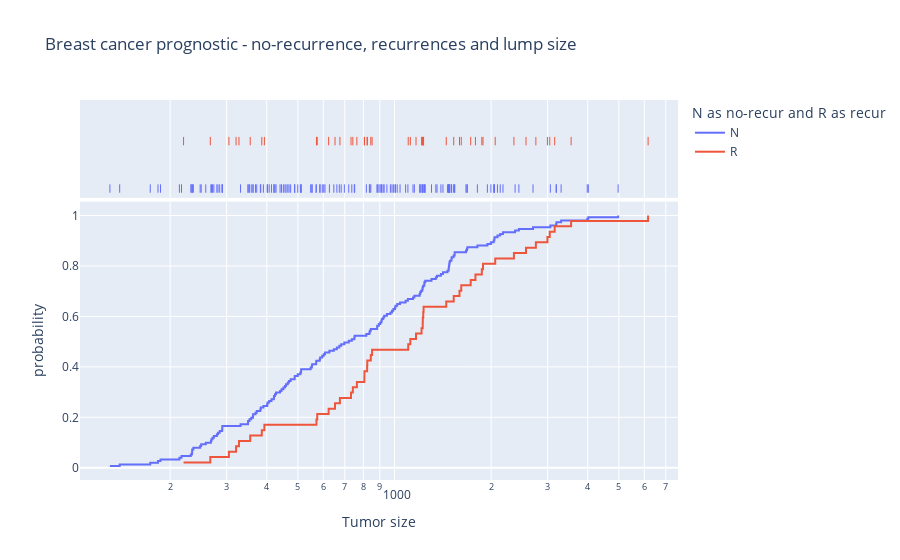

Notebook code for this chart:
### Code cell
fig3 = px.ecdf(df, x="volume", color="Outcome", log_x=True,
               labels={'Outcome':'N as no-recur and R as recur', 'volume': 'Tumor size'}, 
                title = 'Breast cancer prognostic - no-recurrence, recurrences and lump size', 
                hover_name='Outcome',
                markers = False,
                lines = True,
                marginal="rug")
fig3.show()

### Figure 1 — Plotly figure (JSON) as saved in the notebook; plotly's stock layout.template omitted (floating-point values rounded to 4 significant figures; data arrays with more than 128 entries replaced by an {"elided": "..."} marker saying what was removed)
{"data": [{"hovertemplate": "<b>%{hovertext}</b><br><br>N as no-recur and R as recur=N<br>Tumor size=%{x}<br>probability=%{y}<extra></extra>", "hovertext": {"elided": "151 str values"}, "legendgroup": "N", "line": {"dash": "solid", "shape": "hv"}, "marker": {"color": "#636efa", "symbol": "circle"}, "mode": "lines", "name": "N", "orientation": "v", "showlegend": true, "type": "scatter", "x": {"elided": "151 float values"}, "xaxis": "x", "y": {"elided": "151 float values"}, "yaxis": "y"}, {"alignmentgroup": "True", "boxpoints": "all", "fillcolor": "rgba(255,255,255,0)", "hoveron": "points", "hovertemplate": "<b>%{hovertext}</b><br><br>N as no-recur and R as recur=N<br>Tumor size=%{x}<extra></extra>", "hovertext": {"elided": "151 str values"}, "jitter": 0, "legendgroup": "N", "line": {"color": "rgba(255,255,255,0)"}, "marker": {"color": "#636efa", "symbol": "line-ns-open"}, "name": "N", "offsetgroup": "N", "showlegend": false, "type": "box", "x": {"elided": "151 float values"}, "xaxis": "x2", "yaxis": "y2"}, {"hovertemplate": "<b>%{hovertext}</b><br><br>N as no-recur and R as recur=R<br>Tumor size=%{x}<br>probability=%{y}<extra></extra>", "hovertext": ["R", "R", "R", "R", "R", "R", "R", "R", "R", "R", "R", "R", "R", "R", "R", "R", "R", "R", "R", "R", "R", "R", "R", "R", "R", "R", "R", "R", "R", "R", "R", "R", "R", "R", "R", "R", "R", "R", "R", "R", "R", "R", "R", "R", "R", "R", "R"], "legendgroup": "R", "line": {"dash": "solid", "shape": "hv"}, "marker": {"color": "#EF553B", "symbol": "circle"}, "mode": "lines", "name": "R", "orientation": "v", "showlegend": true, "type": "scatter", "x": [220.2, 266.8, 305.0, 321.0, 327.7, 355.3, 386.0, 393.3, 571.4, 574.6, 623.5, 652.8, 676.1, 732.2, 741.7, 763.6, 805.7, 806.1, 821.9, 822.8, 843.7, 851.6, 1104.0, 1121.0, 1167.0, 1214.0, 1224.0, 1225.0, 1229.0, 1232.0, 1450.0, 1529.0, 1594.0, 1614.0, 1728.0, 1787.0, 1871.0, 1887.0, 2060.0, 2356.0, 2569.0, 2758.0, 2996.0, 3046.0, 3156.0, 3550.0, 6168.0], "xaxis": "x", "y": [0.02128, 0.04255, 0.06383, 0.08511, 0.1064, 0.1277, 0.1489, 0.1702, 0.1915, 0.2128, 0.234, 0.2553, 0.2766, 0.2979, 0.3191, 0.3404, 0.3617, 0.383, 0.4043, 0.4255, 0.4468, 0.4681, 0.4894, 0.5106, 0.5319, 0.5532, 0.5745, 0.5957, 0.617, 0.6383, 0.6596, 0.6809, 0.7021, 0.7234, 0.7447, 0.766, 0.7872, 0.8085, 0.8298, 0.8511, 0.8723, 0.8936, 0.9149, 0.9362, 0.9574, 0.9787, 1], "yaxis": "y"}, {"alignmentgroup": "True", "boxpoints": "all", "fillcolor": "rgba(255,255,255,0)", "hoveron": "points", "hovertemplate": "<b>%{hovertext}</b><br><br>N as no-recur and R as recur=R<br>Tumor size=%{x}<extra></extra>", "hovertext": ["R", "R", "R", "R", "R", "R", "R", "R", "R", "R", "R", "R", "R", "R", "R", "R", "R", "R", "R", "R", "R", "R", "R", "R", "R", "R", "R", "R", "R", "R", "R", "R", "R", "R", "R", "R", "R", "R", "R", "R", "R", "R", "R", "R", "R", "R", "R"], "jitter": 0, "legendgroup": "R", "line": {"color": "rgba(255,255,255,0)"}, "marker": {"color": "#EF553B", "symbol": "line-ns-open"}, "name": "R", "offsetgroup": "R", "showlegend": false, "type": "box", "x": [220.2, 266.8, 305.0, 321.0, 327.7, 355.3, 386.0, 393.3, 571.4, 574.6, 623.5, 652.8, 676.1, 732.2, 741.7, 763.6, 805.7, 806.1, 821.9, 822.8, 843.7, 851.6, 1104.0, 1121.0, 1167.0, 1214.0, 1224.0, 1225.0, 1229.0, 1232.0, 1450.0, 1529.0, 1594.0, 1614.0, 1728.0, 1787.0, 1871.0, 1887.0, 2060.0, 2356.0, 2569.0, 2758.0, 2996.0, 3046.0, 3156.0, 3550.0, 6168.0], "xaxis": "x2", "yaxis": "y2"}], "layout": {"legend": {"title": {"text": "N as no-recur and R as recur"}, "tracegroupgap": 0}, "title": {"text": "Breast cancer prognostic - no-recurrence, recurrences and lump size"}, "xaxis": {"anchor": "y", "domain": [0, 1], "title": {"text": "Tumor size"}, "type": "log"}, "xaxis2": {"anchor": "y2", "domain": [0, 1], "matches": "x", "showgrid": true, "showticklabels": false, "type": "log"}, "yaxis": {"anchor": "x", "domain": [0, 0.7326], "title": {"text": "probability"}}, "yaxis2": {"anchor": "x2", "domain": [0.7426, 1], "matches": "y2", "showgrid": false, "showline": false, "showticklabels": false, "ticks": ""}}}
